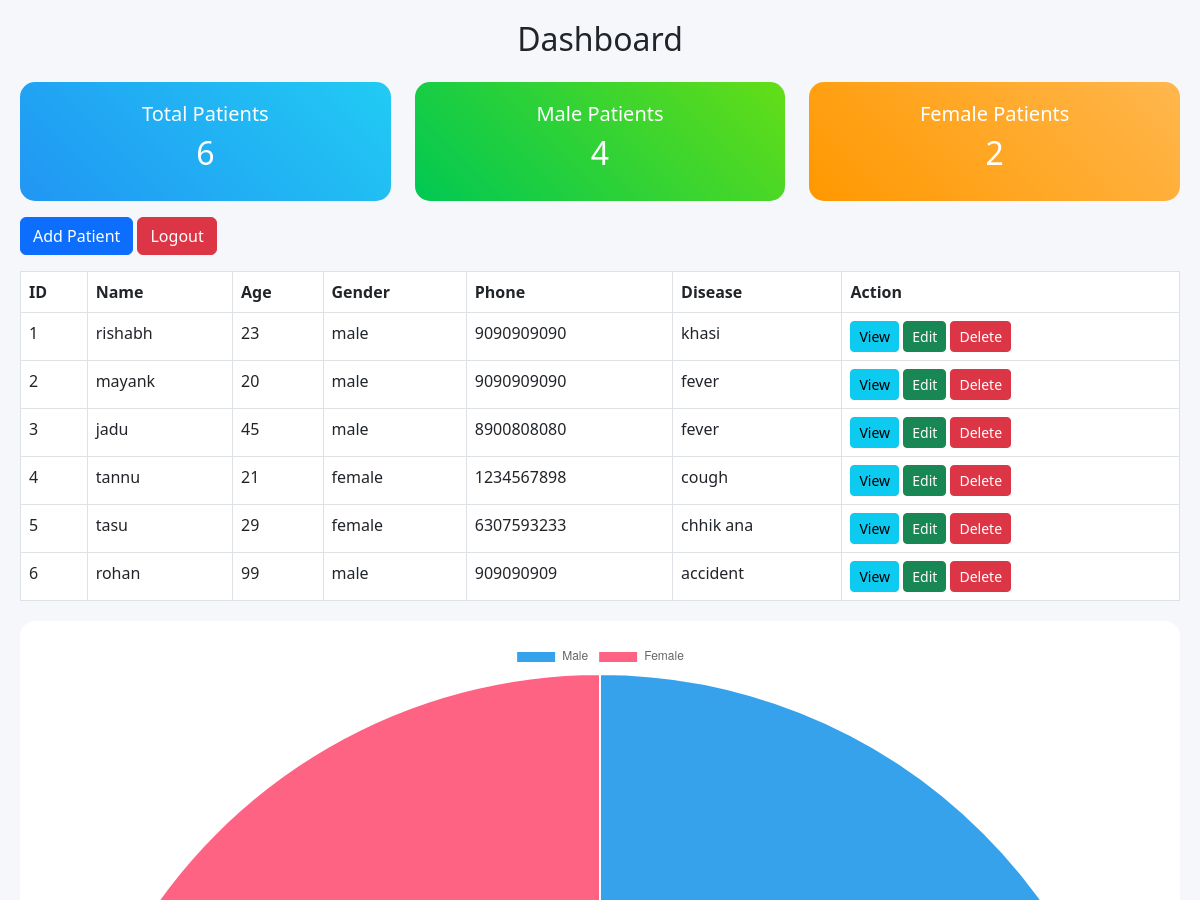
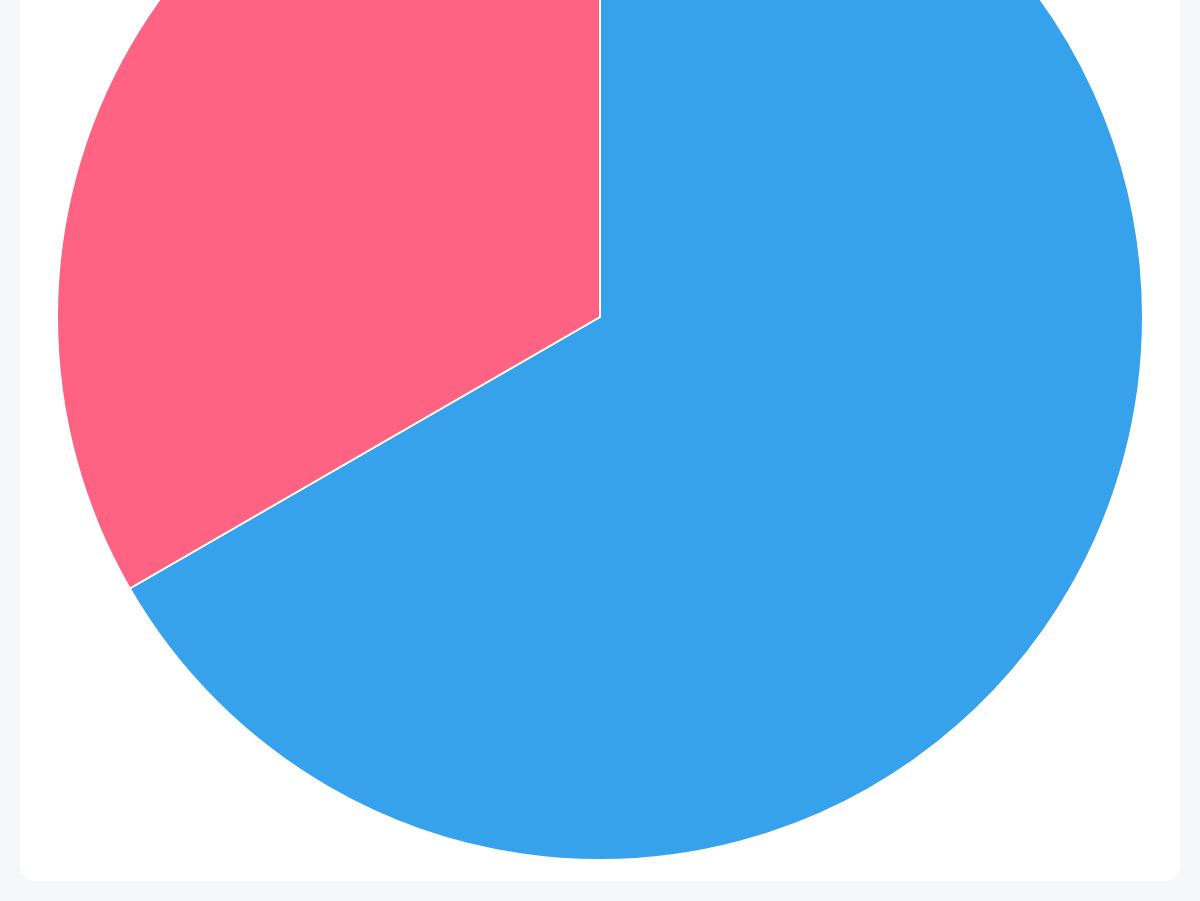
Page /dashboard on the earlier database version (2 pictures, top to bottom).
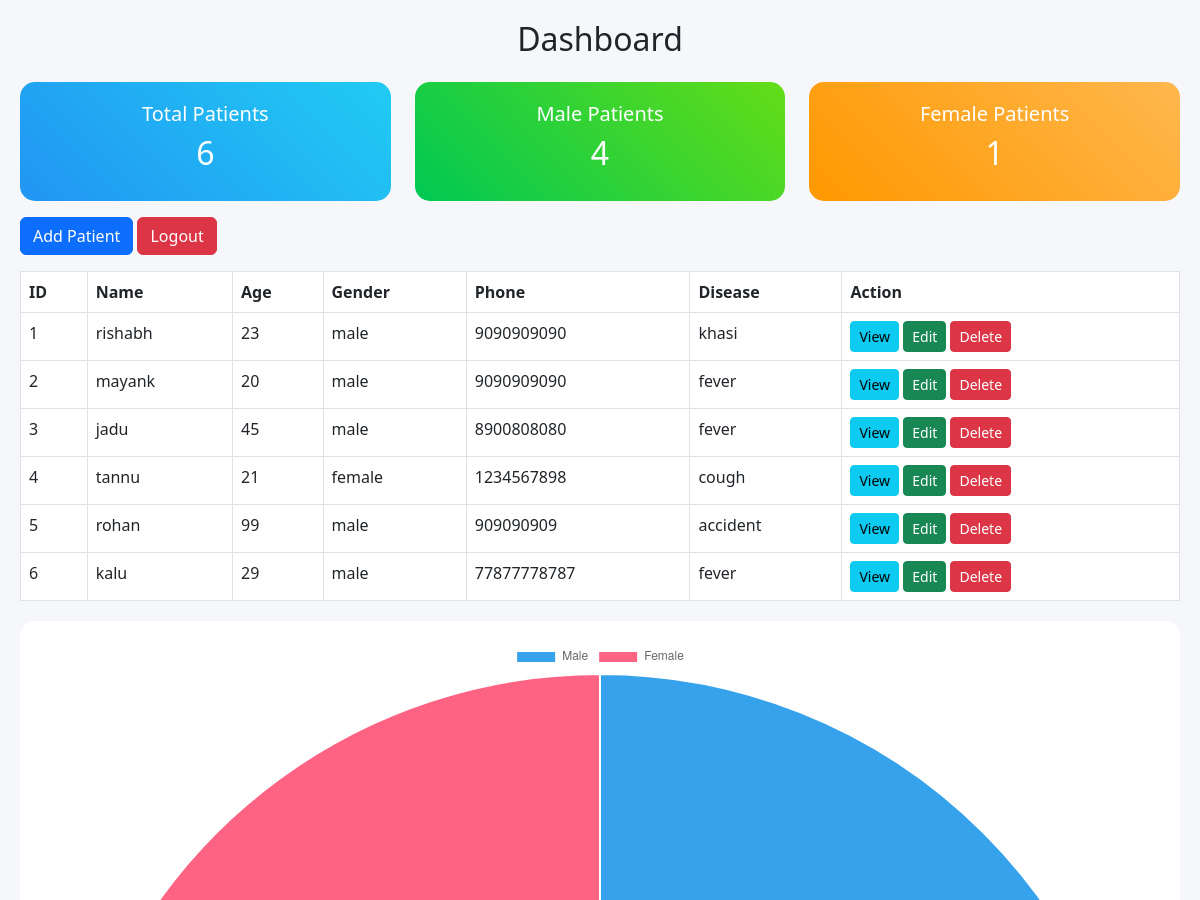
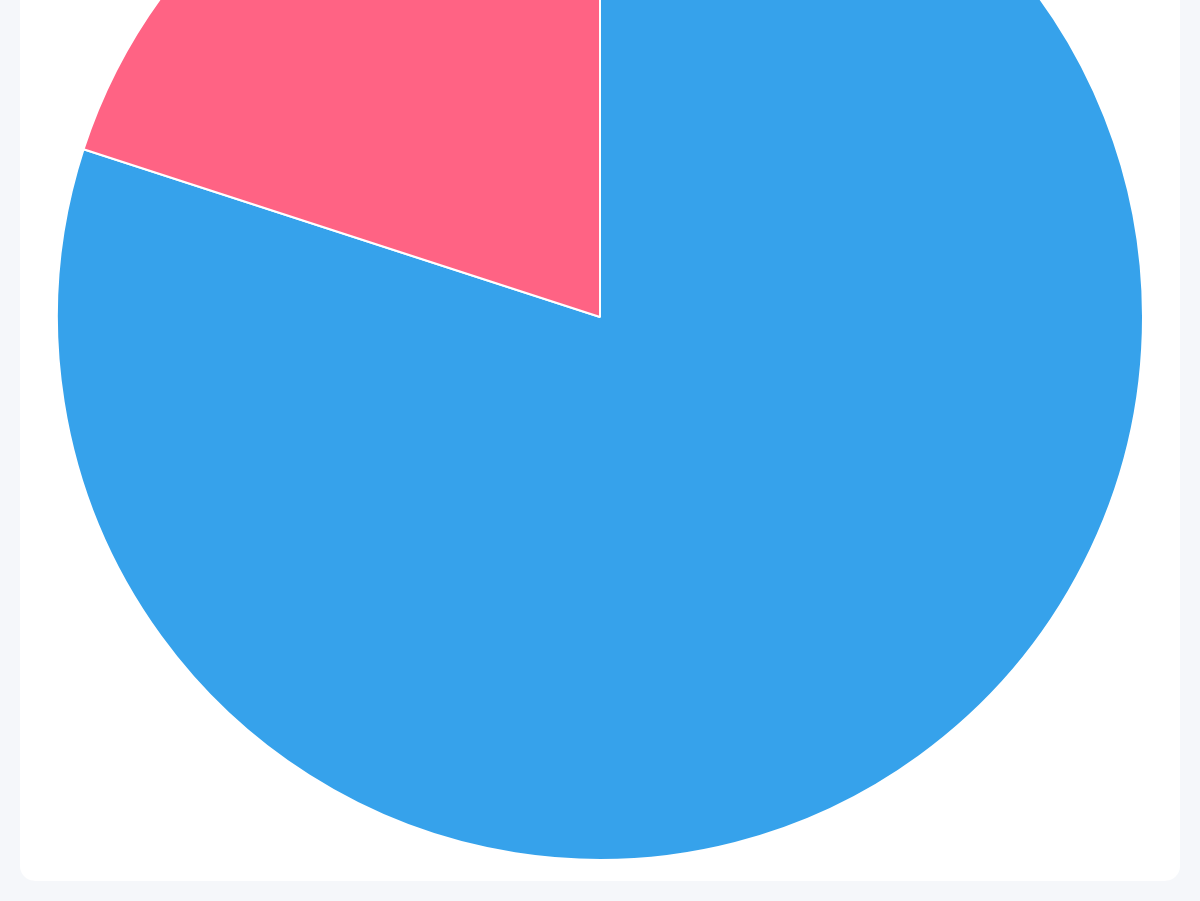
Same page on the later database version (2 pictures, top to bottom).
### tables this page shows
CREATE TABLE patients(
        id INTEGER PRIMARY KEY AUTOINCREMENT,
        name TEXT,
        age INTEGER,
        gender TEXT,
        phone TEXT,
        disease TEXT
    );

### app.py (the view)
@app.route('/dashboard')
def dashboard():
    conn = get_db()
    patients = conn.execute("SELECT * FROM patients").fetchall()
    conn.close()
    total = len(patients)
    male = len([p for p in patients if p["gender"].lower() == "male"])
    female = len([p for p in patients if p["gender"].lower() == "female"])
    return render_template("dashboard.html", patients=patients, total=total, male=male, female=female)

### app.py (called while the page is built)
def get_db():
    conn = sqlite3.connect("database.db")
    conn.row_factory = sqlite3.Row
    return conn

### templates/dashboard.html (shortened to what this page needs)
<!DOCTYPE html>
<html>
<head>
<link href="https://cdn.jsdelivr.net/npm/bootstrap@5.3.0/dist/css/bootstrap.min.css" rel="stylesheet">
</head>
<body>
<h2 class="text-center mb-4">Dashboard</h2>
<div class="row mb-3">
<div class="col-md-4">
<div class="card-box blue">
<h5>Total Patients</h5>
<h2>{{ total }}</h2>
</div>
</div>
<div class="col-md-4">
<div class="card-box green">
<h5>Male Patients</h5>
<h2>{{ male }}</h2>
</div>
</div>
<div class="col-md-4">
<div class="card-box orange">
<h5>Female Patients</h5>
<h2>{{ female }}</h2>
</div>
</div>
</div>
<div class="mb-3">
<a href="/register" class="btn btn-primary">Add Patient</a>
<a href="/logout" class="btn btn-danger">Logout</a>
</div>
<table class="table table-bordered table-hover bg-white">
<tr>
<th>ID</th><th>Name</th><th>Age</th><th>Gender</th><th>Phone</th><th>Disease</th><th>Action</th>
</tr>
{% for p in patients %}
<tr>
<td>{{ loop.index }}</td>
<td>{{ p.name }}</td>
<td>{{ p.age }}</td>
<td>{{ p.gender }}</td>
<td>{{ p.phone }}</td>
<td>{{ p.disease }}</td>
<td>
<a href="/view/{{ p.id }}" class="btn btn-info btn-sm">View</a>
<a href="/edit/{{ p.id }}" class="btn btn-success btn-sm">Edit</a>
<a href="/delete/{{ p.id }}" class="btn btn-danger btn-sm">Delete</a>
</td>
</tr>
{% endfor %}
</table>
<div class="chart-box">
<canvas id="myChart"></canvas>
</div>
<script>
var ctx = document.getElementById('myChart');
new Chart(ctx, {
    type: 'pie',
    data: {
        labels: ['Male', 'Female'],
        datasets: [{
            data: [{{ male }}, {{ female }}]
        }]
    }
});
</script>
</body>
</html>

### templates/dashboard.html (style rules this page uses)
body { background: #f5f7fa; padding: 20px; }
.card-box { color: white; padding: 20px; border-radius: 15px; text-align: center; }
.blue { background: linear-gradient(45deg,#2196F3,#21CBF3); }
.green { background: linear-gradient(45deg,#00c853,#64dd17); }
.orange { background: linear-gradient(45deg,#ff9800,#ffb74d); }
.chart-box { background: white; padding: 20px; border-radius: 15px; margin-top: 20px; }

Differences in the rows shown:
removed patients: name "tasu", age "29", gender "female", phone "6307593233", disease "chhik ana"
added patients: name "kalu", age "29", gender "male", phone "77877778787", disease "fever"
Other differences:
{{ female }}: "2" → "1"
chart data {{ female }}: 2 → 1
